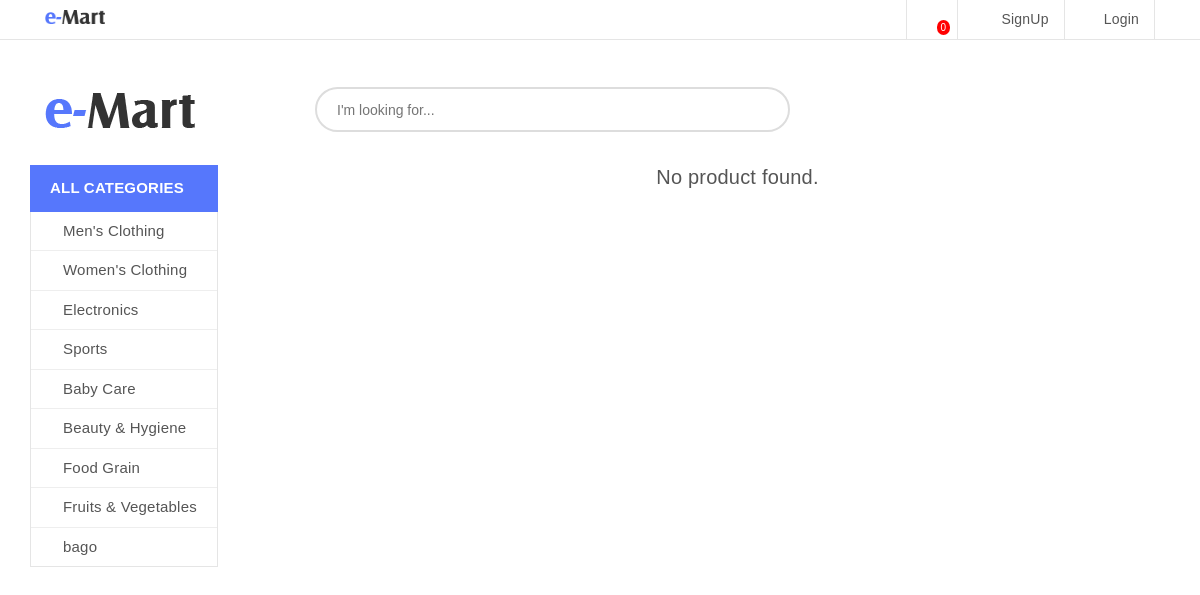
The app's page /filtered.php?category=23 with its own data.
### tables this page shows
CREATE TABLE `category` (
  `id` int(11) NOT NULL,
  `name` varchar(255) DEFAULT NULL,
  `type` varchar(255) NOT NULL DEFAULT 'parent',
  `deleted` int(11) NOT NULL,
  `isactive` int(11) DEFAULT 1
);

### model.php (called while the page is built, shortened)
<?php
class Model {
	public $db;
	public function __construct(){
		require_once "config.php";
		$this->db = $db;
		$this->getAllUnverifiedStores();
	}
	public function updateStoreListener(){
		return $this;
	}
	public function getAllActiveCategories(){
		$sql = "
			SELECT *
			FROM category
			WHERE isactive = 1
		";
		return $this->db->query($sql)->fetchAll();
	}
	public function getAllUnverifiedStores(){
		$sql = "
			SELECT t1.*
			FROM store t1
			LEFT JOIN user t2
			ON t1.userid = t2.id
			WHERE  t2.verified = 0
		";
		return $this->db->query($sql)->fetchAll();
	}
}

### topleft.php (the view)
<div class="menu-widget">
    <p>All Categories</p>
    <?php
        $categories = $model->getAllActiveCategories();
    ?>
    <ul class="list-unstyled">
       <?php foreach($categories as $idx => $c): ?>
        <li><a href="filtered.php?category=<?= $c['id'];?>"><img src="./index_files/w-cloath.png" alt=""><?= $c['name'];?></a>
        </li>
        <?php endforeach ?>
    </ul>
</div>

### indexproduct.php (style rules this page uses)
.slider-area .menu-widget ul li a { text-decoration: none; }

### records on screen
category: name "Men's Clothing"
category: name "Women's Clothing"
category: name "Electronics"
category: name "Sports"
category: name "Baby Care"
category: name "Beauty & Hygiene"
category: name "Food Grain"
category: name "Fruits & Vegetables"
category: name "bago"
